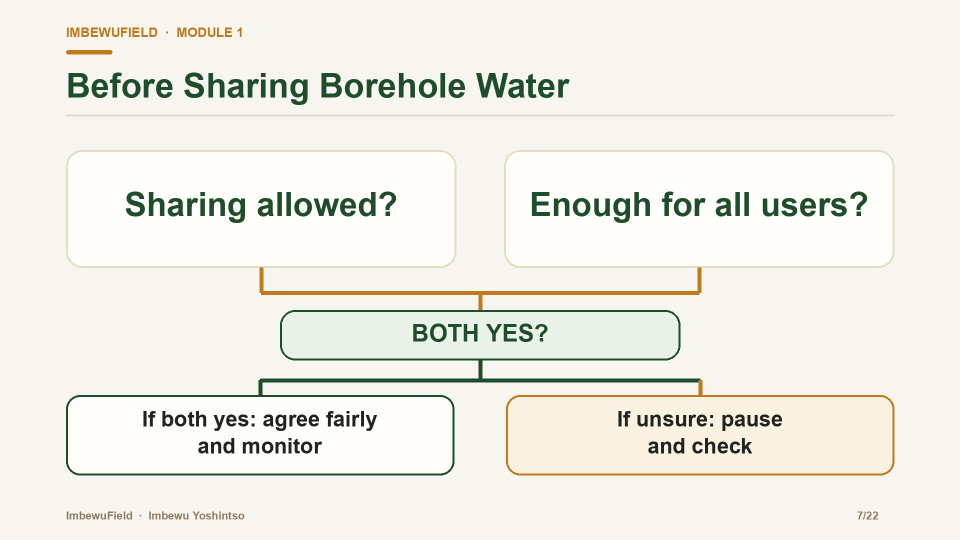
#> input picture docs/media/studies-animation-quality/review-candidates/intro-l1-slide07-simple-candidate.png, 1920 x 1080 px, given in place of three-sisters.jpg, which was not available (shown at 1/2 size)
$ python render-intro-l2-slide13-neutral.py
#> lines starting #> are read from the running program, lines starting #| are printed output that depends on the picture; after the words box and inside, x2 and y2 are one past the last pixel; in counts of white or black regions, pixels touching at a corner belong together; pictures that were not available may be replaced by others from this repository, and a replacement may not be noted
#!/usr/bin/env python3
"""Render a static, review-only candidate for Introduction L2 slide 13."""
from pathlib import Path
from PIL import Image, ImageDraw, ImageFont

ROOT = Path(__file__).resolve().parents[4]
OUT = Path(__file__).resolve().parent
SOURCE = ROOT / 'docs/media/studies-illustrated-release/art/vegetables-staples/three-sisters.jpg'
W, H = 1920, 1080
PAPER = (247, 245, 239)
CARD = (255, 254, 250)
INK = (31, 36, 32)
FOREST = (31, 77, 43)
OCHRE = (192, 122, 30)
MUTED = (115, 103, 87)
LINE = (228, 220, 198)
PALE = (250, 242, 225)
REG = Path('/System/Library/Fonts/Supplemental/Arial.ttf')
BOLD = Path('/System/Library/Fonts/Supplemental/Arial Bold.ttf')
if not REG.exists():
    REG = Path('/usr/share/fonts/truetype/dejavu/DejaVuSans.ttf')
if not BOLD.exists():
    BOLD = Path('/usr/share/fonts/truetype/dejavu/DejaVuSans-Bold.ttf')


def face(size, bold=False):
#> in render, source is the input picture: PIL image 1920x1080 RGB; mean R, G, B 238.7, 237.9, 229.7
    return ImageFont.truetype(str(BOLD if bold else REG), size=size)


def wrapped(draw, text, font, max_width):
    lines, line = [], ''
    for word in text.split():
        candidate = f'{line} {word}'.strip()
        if line and draw.textbbox((0, 0), candidate, font=font)[2] > max_width:
            lines.append(line)
            line = word
        else:
            line = candidate
    if line:
        lines.append(line)
    return lines


def centered(draw, lines, box, font, fill, line_height):
    x1, y1, x2, y2 = box
    y = y1 + (y2 - y1 - len(lines) * line_height) // 2
    for line in lines:
        b = draw.textbbox((0, 0), line, font=font)
        draw.text((x1 + (x2 - x1 - (b[2] - b[0])) // 2, y), line, font=font, fill=fill)
        y += line_height


def image_crop(source, box, target):
#> called with box = (0, 30, 1200, 920), target = (790, 600)
    crop = source.crop(box)
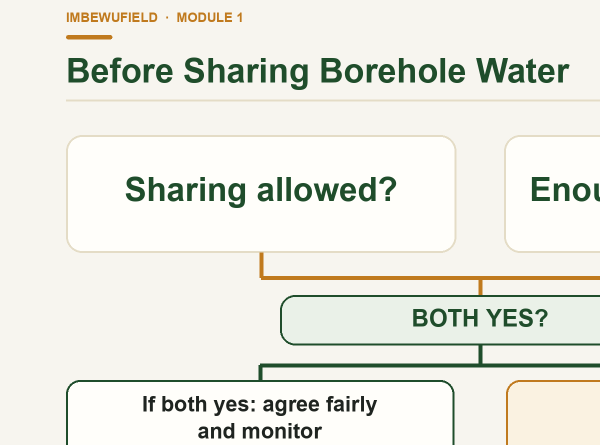
#> crop: PIL image 1200x890 RGB (shown at 1/2 size); mean R, G, B 235.1, 235.4, 227
    tw, th = target
    scale = max(tw / crop.width, th / crop.height)
#> scale = 0.674
    crop = crop.resize((round(crop.width * scale), round(crop.height * scale)), Image.Resampling.LANCZOS)
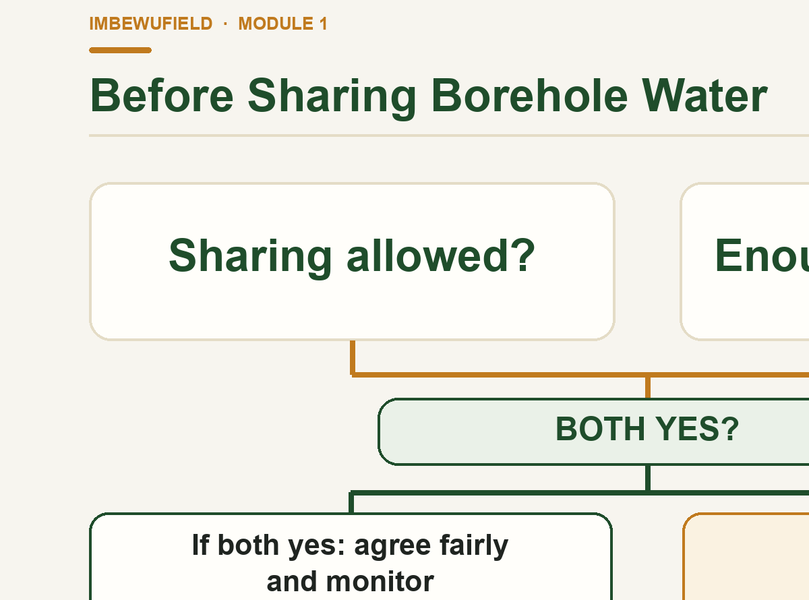
#> crop: PIL image 809x600 RGB; mean R, G, B 235, 235.3, 227
    left = (crop.width - tw) // 2
#> left = 9
    top = (crop.height - th) // 2
#> top = 0
    return crop.crop((left, top, left + tw, top + th))
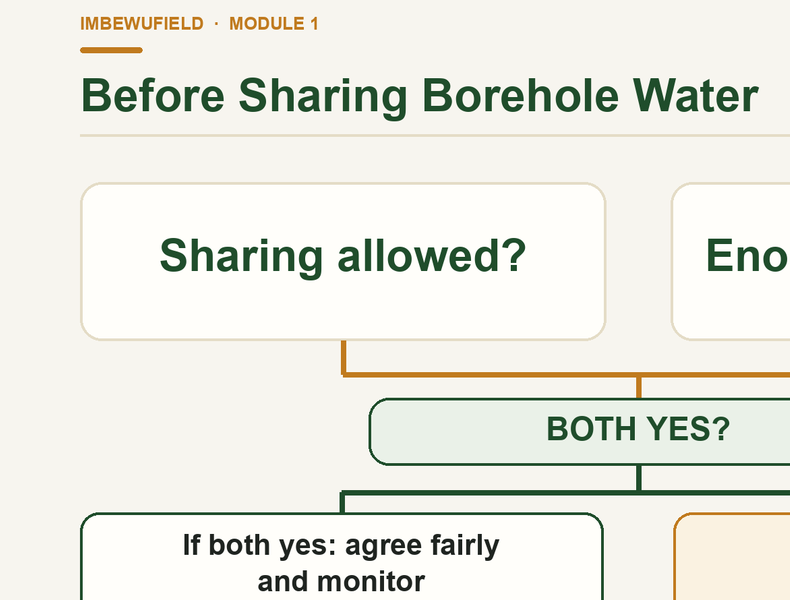
#> returned value: PIL image 790x600 RGB; mean R, G, B 234.8, 235.2, 226.9


def render():
    image = Image.new('RGB', (W, H), PAPER)
    d = ImageDraw.Draw(image)
    d.text((96, 45), 'IMBEWUFIELD  ·  MODULE 1', font=face(27, True), fill=OCHRE)
    d.rounded_rectangle((96, 93, 190, 102), radius=4, fill=OCHRE)
    d.text((96, 123), 'Use and Value Diversity', font=face(70, True), fill=FOREST)
    d.line((96, 225, 1824, 225), fill=LINE, width=4)

    # Crop the existing course artwork to show planting diversity without its person;
    # no crop outcome or storm comparison is presented.
    source = Image.open(SOURCE).convert('RGB')
    art = image_crop(source, (0, 30, 1200, 920), (790, 600))
    mask = Image.new('L', art.size, 0)
#> mask: PIL image 790x600 L; every value is 0
    ImageDraw.Draw(mask).rounded_rectangle((0, 0, 789, 599), radius=25, fill=255)
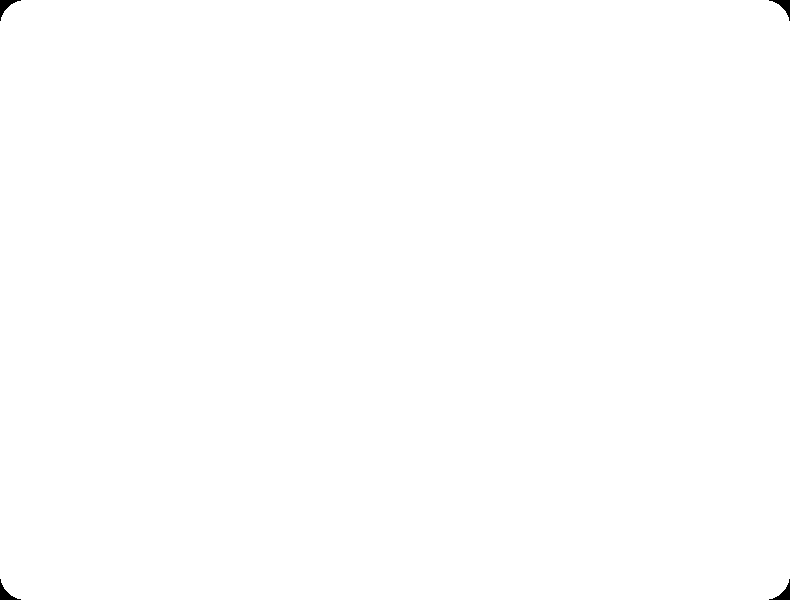
#> mask: PIL image 790x600 L; 99.9% white; 4 black regions, box (x1, y1, x2, y2) and area: (0, 0, 21, 21) 144, (769, 0, 790, 21) 144, (0, 579, 21, 600) 144, (769, 579, 790, 600) 144
    image.paste(art, (96, 280), mask)
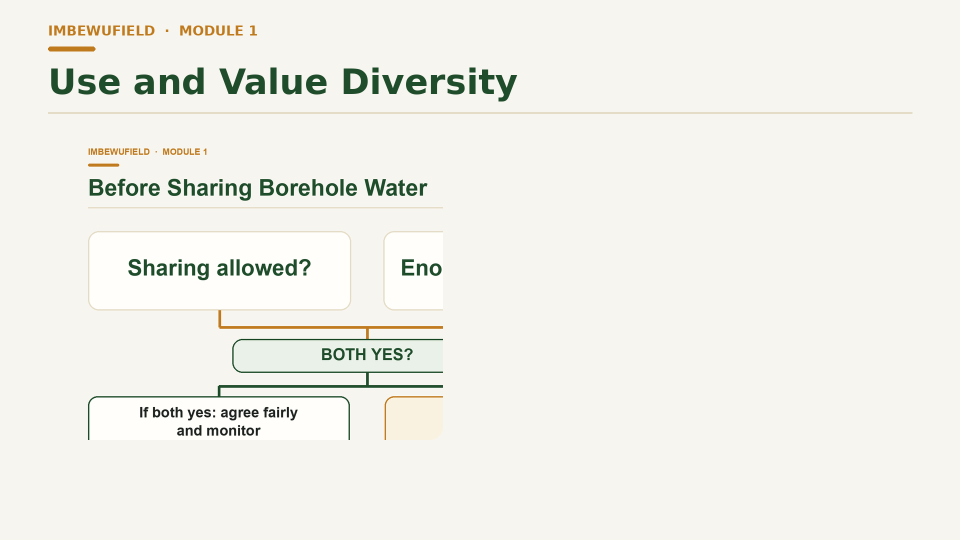
#> image: PIL image 1920x1080 RGB (shown at 1/2 size); mean R, G, B 241.9, 240.8, 233.8
    d.rounded_rectangle((96, 280, 886, 880), radius=25, outline=LINE, width=4)
    d.text((116, 900), 'Different crops in one planting', font=face(31, True), fill=FOREST)

    d.rounded_rectangle((940, 280, 1824, 880), radius=30, fill=CARD, outline=LINE, width=4)
    d.rounded_rectangle((984, 326, 1050, 334), radius=4, fill=OCHRE)
    d.text((984, 360), 'HAIL AND MAIZE', font=face(28, True), fill=OCHRE)
    maize = 'Hail injury to maize depends on the storm and the crop’s growth stage.'
    lines = wrapped(d, maize, face(53, True), 790)
#> lines = ['Hail injury to maize', 'depends on the storm and', 'the crop’s growth stage.']
    centered(d, lines, (984, 420, 1780, 650), face(53, True), INK, 68)
#> in centered, `y = y1 + (y2 - y1 - len(lines) * line_height) // 2`: y = 433
#> the loop in centered, `for line in lines:` made 3 passes
#> (line, b, y) on passes 1 to 3: ('Hail injury to maize', (0, 10, 582, 61), 501), ('depends on the storm and', (0, 10, 788, 61), 569), ('the crop’s growth stage.', (0, 10, 737, 61), 637)
#> after the loop in centered, `for line in lines:`: y = 637
    d.line((984, 690, 1780, 690), fill=LINE, width=3)
    detail = 'Diversity is a design principle. It does not promise that any crop will survive a storm.'
    detail_lines = wrapped(d, detail, face(32, True), 790)
#> detail_lines = 2 items
    centered(d, detail_lines, (984, 716, 1780, 830), face(32, True), MUTED, 43)
#> the loop in centered (call 2), `for line in lines:` made 2 passes
#> (b, y) on passes 1 to 2: ((0, 6, 755, 37), 773), ((0, 6, 777, 37), 816)

    d.text((96, 1020), 'ImbewuField  ·  Imbewu Yoshintso', font=face(22, True), fill=MUTED)
    d.text((1766, 1020), '13/22', font=face(22, True), fill=MUTED)
    return image


def main():
    image = render()
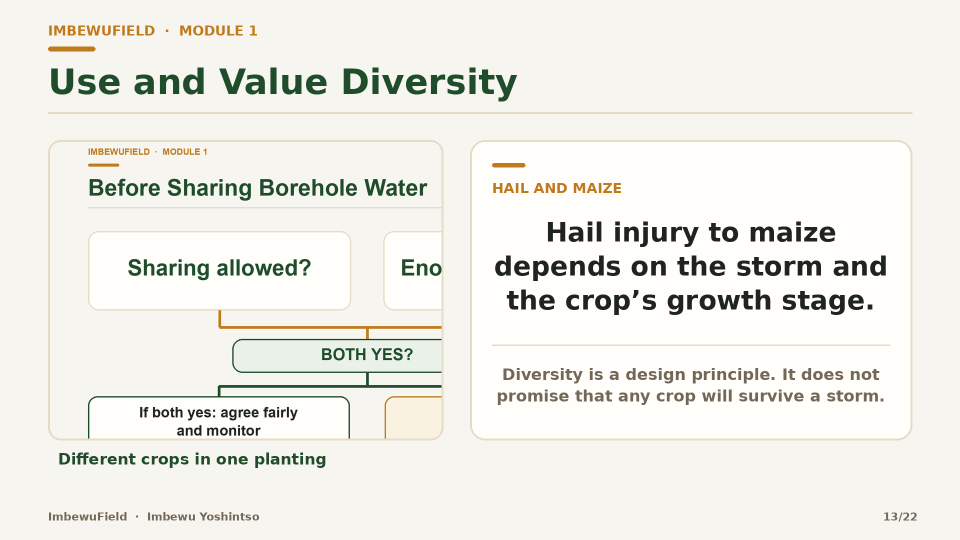
#> image: PIL image 1920x1080 RGB (shown at 1/2 size); mean R, G, B 238.3, 237.3, 230.3
    image.save(OUT / 'intro-l2-slide13-neutral-candidate.png', format='PNG', optimize=False)
    image.resize((269, 151), Image.Resampling.LANCZOS).save(
        OUT / 'intro-l2-slide13-neutral-fit-269.png', format='PNG', optimize=False)
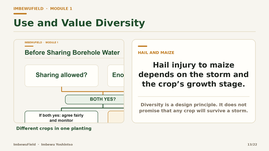
#> saved as intro-l2-slide13-neutral-fit-269.png: PIL image 269x151 RGB; mean R, G, B 237.8, 237, 230.1


if __name__ == '__main__':
    main()

$ run again, on docs/media/studies-animation-quality/review-candidates/intro-l1-slide08-key-card-candidate.png
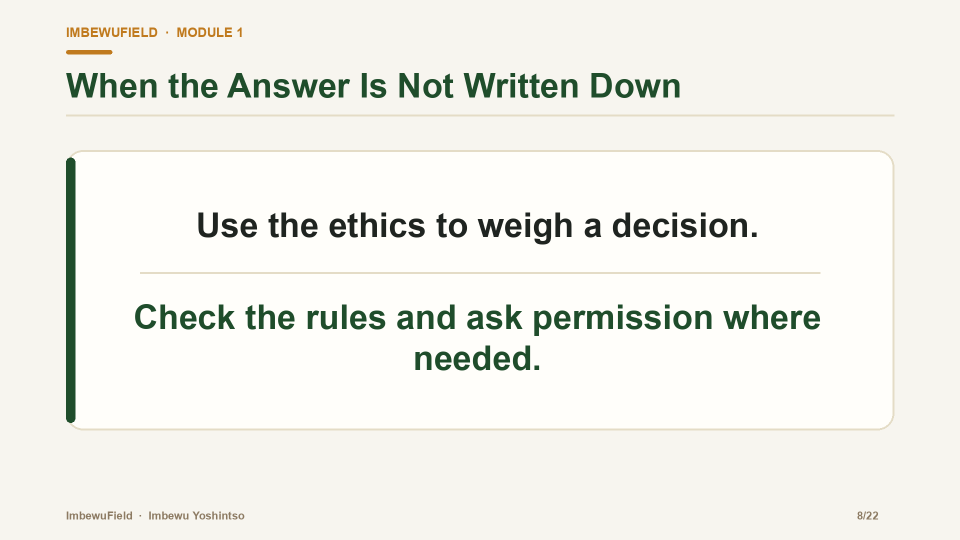
#> input picture docs/media/studies-animation-quality/review-candidates/intro-l1-slide08-key-card-candidate.png, 1920 x 1080 px, given in place of three-sisters.jpg, which was not available (shown at 1/2 size)
#> in render, source is the input picture: PIL image 1920x1080 RGB; mean R, G, B 240.9, 240.7, 234.3
#> in image_crop, `return crop.crop((left, top, left + tw, top + th))`:
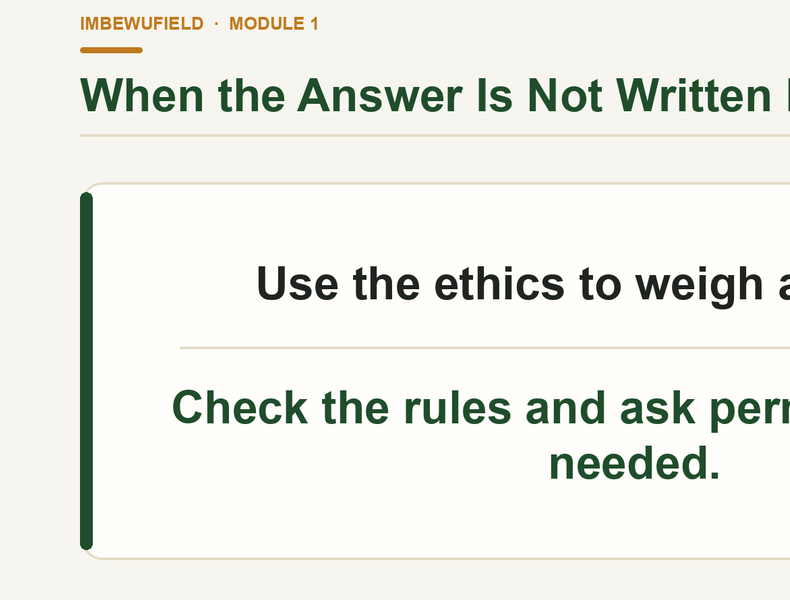
#> returned value: PIL image 790x600 RGB; mean R, G, B 236.6, 237.3, 230.5
#> lines = ['Hail injury to maize', 'depends on the storm and', 'the crop’s growth stage.']
#> in centered, `y = y1 + (y2 - y1 - len(lines) * line_height) // 2`: y = 433
#> the loop in centered, `for line in lines:` made 3 passes
#> (line, b, y) on passes 1 to 3: ('Hail injury to maize', (0, 10, 582, 61), 501), ('depends on the storm and', (0, 10, 788, 61), 569), ('the crop’s growth stage.', (0, 10, 737, 61), 637)
#> after the loop in centered, `for line in lines:`: y = 637
#> detail_lines = 2 items
#> the loop in centered (call 2), `for line in lines:` made 2 passes
#> (b, y) on passes 1 to 2: ((0, 6, 755, 37), 773), ((0, 6, 777, 37), 816)
#> in main, `image.resize((269, 151), Image.Resampling.LANCZOS).save( OUT / 'intro-..`:
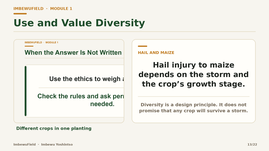
#> saved as intro-l2-slide13-neutral-fit-269.png: PIL image 269x151 RGB; mean R, G, B 238.2, 237.5, 230.9
